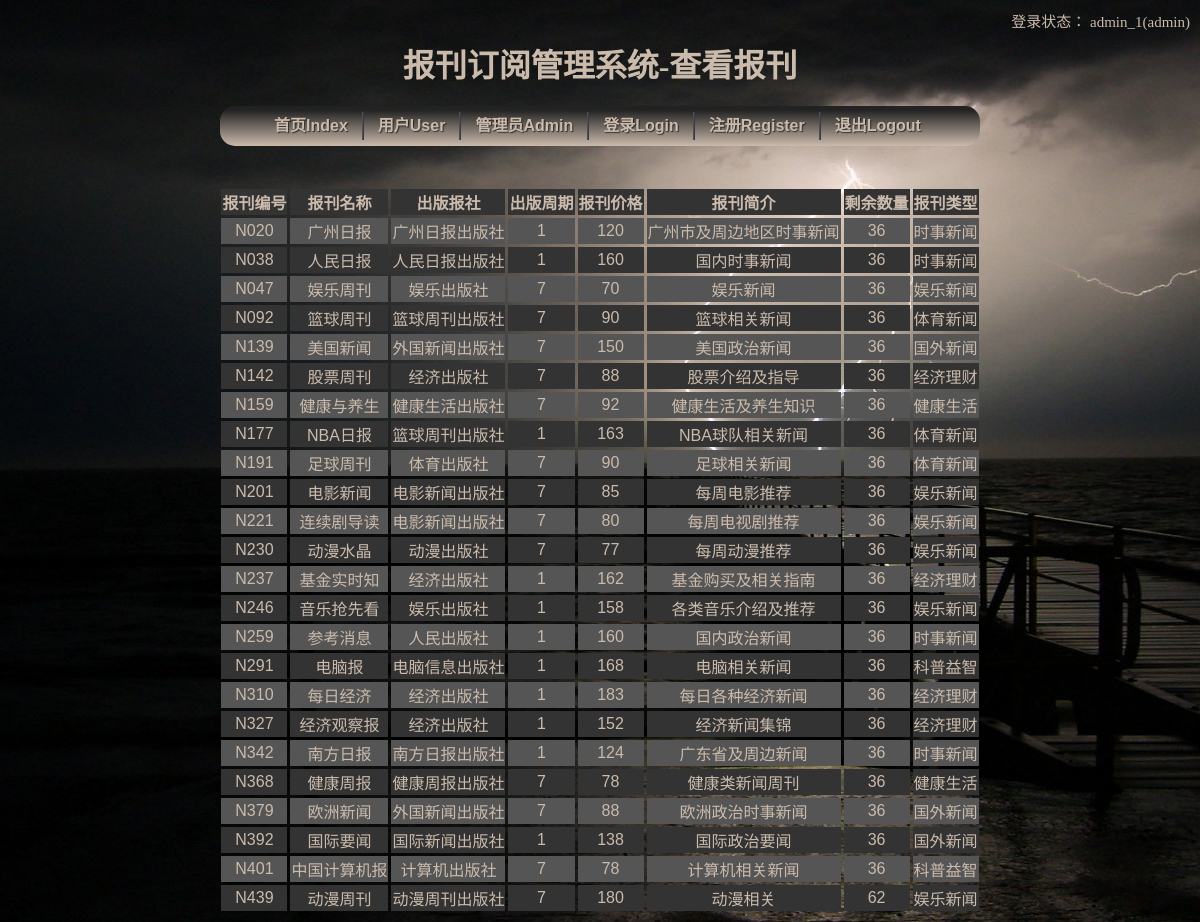
The page /adminNewsp.php (signed in) on the database its author committed.
### tables this page shows
CREATE TABLE IF NOT EXISTS `newspaper` (
  `NNAME` varchar(20) NOT NULL,
  `NID` char(4) NOT NULL,
  `NPS` varchar(20) NOT NULL,
  `NPD` int(11) NOT NULL,
  `NCT` int(11) NOT NULL,
  `NPR` varchar(30) NOT NULL,
  `NNUM` int(11) NOT NULL,
  `SID` char(4) NOT NULL,
  `AID` varchar(20) NOT NULL,
  PRIMARY KEY (`NID`),
  KEY `sort-newspaper` (`SID`),
  KEY `admin-newspaper` (`AID`)
);

CREATE TABLE IF NOT EXISTS `sort` (
  `SNAME` varchar(20) NOT NULL,
  `SID` char(4) NOT NULL,
  PRIMARY KEY (`SID`)
);

### adminNewsp.php (the view, shortened to what this page needs)
<!DOCTYPE HTML>
  <html>
    <head>
      <link rel="stylesheet" type="text/css" href="style/newsp.css" />
    </head>
    <body>
      <h1>报刊订阅管理系统-查看报刊</h1>
      <?php
	    include 'header.php';
		if(!isset($_SESSION['identity'])||$_SESSION['identity']!="admin"){
			?>
              <script Language="JavaScript">
                  alert("未登录管理员账号，不能进行相关操作！");
                  window.location.href="index.php";
		      </script>
		    <?php
		}else{
			$result = mysql_query("SELECT NID,NNAME,NPS,NPD,NCT,NPR,NNUM,SNAME FROM newspaper,sort WHERE newspaper.SID=sort.SID ORDER BY NID");
			?>
              <table class="newsp">
                <tr class='newsp_1'>
                  <th>报刊编号</th>
                  <th>报刊名称</th>
                  <th>出版报社</th>
                  <th>出版周期</th>
                  <th>报刊价格</th>
                  <th>报刊简介</th>
                  <th>剩余数量</th>
                  <th>报刊类型</th>
                </tr>
            <?php
			$i = 1;
			while($row = mysql_fetch_array($result)){
				if($i%2==0){
				    echo "<tr class='newsp_1'>";
				}else{
					echo "<tr class='newsp_2'>";
				}
				echo "<td>".$row["NID"]."</td>";
				echo "<td>".$row["NNAME"]."</td>";
				echo "<td>".$row["NPS"]."</td>";
				echo "<td>".$row["NPD"]."</td>";
				echo "<td>".$row["NCT"]."</td>";
				echo "<td>".$row["NPR"]."</td>";
				echo "<td>".$row["NNUM"]."</td>";
				echo "<td>".$row["SNAME"]."</td>";
				echo "</tr>";
				$i++;
			}
			?>
            </table>
            <?php
		}
		?>
    </body>
  </html>

### style/newsp.css (style rules this page uses)
body { background-image:url('../pics/wallpaper2.jpg'); background-repeat: no-repeat; background-attachment:fixed; background-position:center top; overflow-x :auto; overflow-y :scroll; }
h1,h2,h3 { color: #cbbbac; margin: 40px auto 20px auto; text-align:center; }
table { color: #cbbbac; font-family:Verdana, Geneva, sans-serif; margin:40px auto auto 450px; padding:20px 20px auto auto; border-spacing:7px; text-align:left; }
table.newsp { margin:40px auto auto auto; border-spacing:0px; text-align:center; border-spacing:3px; }
tr.newsp_1 { background-color:#333; }
tr.newsp_2 { background-color:#555; }

### rows shown on the page
newspaper: NID "N020", NNAME "广州日报", NPS "广州日报出版社", NPD "1", NCT "120", NPR "广州市及周边地区时事新闻", NNUM "36", SID.SNAME "时事新闻"
newspaper: NID "N038", NNAME "人民日报", NPS "人民日报出版社", NPD "1", NCT "160", NPR "国内时事新闻", NNUM "36", SID.SNAME "时事新闻"
newspaper: NID "N047", NNAME "娱乐周刊", NPS "娱乐出版社", NPD "7", NCT "70", NPR "娱乐新闻", NNUM "36", SID.SNAME "娱乐新闻"
newspaper: NID "N092", NNAME "篮球周刊", NPS "篮球周刊出版社", NPD "7", NCT "90", NPR "篮球相关新闻", NNUM "36", SID.SNAME "体育新闻"
newspaper: NID "N139", NNAME "美国新闻", NPS "外国新闻出版社", NPD "7", NCT "150", NPR "美国政治新闻", NNUM "36", SID.SNAME "国外新闻"
newspaper: NID "N142", NNAME "股票周刊", NPS "经济出版社", NPD "7", NCT "88", NPR "股票介绍及指导", NNUM "36", SID.SNAME "经济理财"
newspaper: NID "N159", NNAME "健康与养生", NPS "健康生活出版社", NPD "7", NCT "92", NPR "健康生活及养生知识", NNUM "36", SID.SNAME "健康生活"
newspaper: NID "N177", NNAME "NBA日报", NPS "篮球周刊出版社", NPD "1", NCT "163", NPR "NBA球队相关新闻", NNUM "36", SID.SNAME "体育新闻"
newspaper: NID "N191", NNAME "足球周刊", NPS "体育出版社", NPD "7", NCT "90", NPR "足球相关新闻", NNUM "36", SID.SNAME "体育新闻"
newspaper: NID "N201", NNAME "电影新闻", NPS "电影新闻出版社", NPD "7", NCT "85", NPR "每周电影推荐", NNUM "36", SID.SNAME "娱乐新闻"
newspaper: NID "N221", NNAME "连续剧导读", NPS "电影新闻出版社", NPD "7", NCT "80", NPR "每周电视剧推荐", NNUM "36", SID.SNAME "娱乐新闻"
newspaper: NID "N230", NNAME "动漫水晶", NPS "动漫出版社", NPD "7", NCT "77", NPR "每周动漫推荐", NNUM "36", SID.SNAME "娱乐新闻"
newspaper: NID "N237", NNAME "基金实时知", NPS "经济出版社", NPD "1", NCT "162", NPR "基金购买及相关指南", NNUM "36", SID.SNAME "经济理财"
newspaper: NID "N246", NNAME "音乐抢先看", NPS "娱乐出版社", NPD "1", NCT "158", NPR "各类音乐介绍及推荐", NNUM "36", SID.SNAME "娱乐新闻"
newspaper: NID "N259", NNAME "参考消息", NPS "人民出版社", NPD "1", NCT "160", NPR "国内政治新闻", NNUM "36", SID.SNAME "时事新闻"
newspaper: NID "N291", NNAME "电脑报", NPS "电脑信息出版社", NPD "1", NCT "168", NPR "电脑相关新闻", NNUM "36", SID.SNAME "科普益智"
newspaper: NID "N310", NNAME "每日经济", NPS "经济出版社", NPD "1", NCT "183", NPR "每日各种经济新闻", NNUM "36", SID.SNAME "经济理财"
newspaper: NID "N327", NNAME "经济观察报", NPS "经济出版社", NPD "1", NCT "152", NPR "经济新闻集锦", NNUM "36", SID.SNAME "经济理财"
newspaper: NID "N342", NNAME "南方日报", NPS "南方日报出版社", NPD "1", NCT "124", NPR "广东省及周边新闻", NNUM "36", SID.SNAME "时事新闻"
newspaper: NID "N368", NNAME "健康周报", NPS "健康周报出版社", NPD "7", NCT "78", NPR "健康类新闻周刊", NNUM "36", SID.SNAME "健康生活"
newspaper: NID "N379", NNAME "欧洲新闻", NPS "外国新闻出版社", NPD "7", NCT "88", NPR "欧洲政治时事新闻", NNUM "36", SID.SNAME "国外新闻"
newspaper: NID "N392", NNAME "国际要闻", NPS "国际新闻出版社", NPD "1", NCT "138", NPR "国际政治要闻", NNUM "36", SID.SNAME "国外新闻"
newspaper: NID "N401", NNAME "中国计算机报", NPS "计算机出版社", NPD "7", NCT "78", NPR "计算机相关新闻", NNUM "36", SID.SNAME "科普益智"
newspaper: NID "N439", NNAME "动漫周刊", NPS "动漫周刊出版社", NPD "7", NCT "180", NPR "动漫相关", NNUM "62", SID.SNAME "娱乐新闻"

### other values the page prints
$_SESSION['id'] "admin_1"
$_SESSION['identity'] "admin"
